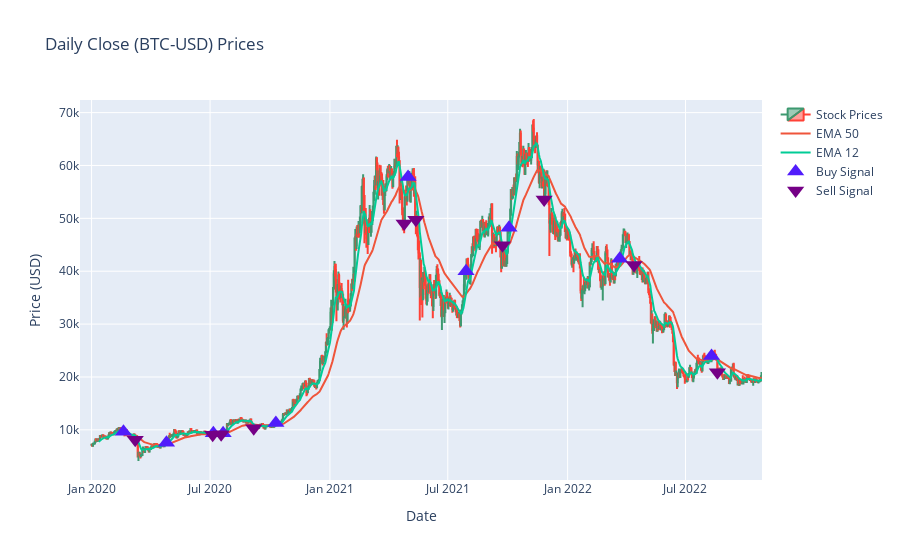

The code cell stored with this chart in its notebook:
### Code cell
transition = signal[signal['Close'].diff() != 0]
buy_signal = transition[transition['Close'] == 1]
sell_signal = transition[transition['Close'] == -1]

buy_index = buy_signal.index
buy_position = stock_data[stock_data.index.isin(buy_index)]
sell_index = sell_signal.index
sell_position = stock_data[stock_data.index.isin(sell_index)]

fig = go.Figure()
fig.add_trace(
        go.Candlestick(x=stock_data.index,
                        open=stock_data['Open'],
                        high=stock_data['High'],
                        low=stock_data['Low'],
                        close=stock_data['Close'],
                        name="Stock Prices"
                      )              
)

fig.add_trace(
        go.Scatter(
            x=stock_data.index,
            y=EMA_long['Close'],
            name="EMA 50"
        )
)

fig.add_trace(
        go.Scatter(
            x=stock_data.index,
            y=EMA_short['Close'],
            name = "EMA 12"
        )
)

fig.add_trace(
        go.Scatter(
            x=buy_position.index,
            y=buy_position['Close'], 
            name="Buy Signal",
            marker=dict(color="#511CFB", size=15),
            mode="markers",
            marker_symbol="triangle-up"
        )
)

fig.add_trace(
        go.Scatter(
            x=sell_position.index,
            y=sell_position['Close'], 
            name="Sell Signal",
            marker=dict(color="#750086", size=15),
            mode="markers",
            marker_symbol="triangle-down"
        )
)

fig.update_layout(
    xaxis_rangeslider_visible=False,
    title="Daily Close (" + ticker + ") Prices",
    xaxis_title="Date",
    yaxis_title="Price (USD)"
)
fig.show()

### Figure 1 — Plotly figure (JSON) as saved in the notebook; plotly's stock layout.template omitted (floating-point values rounded to 4 significant figures; data arrays with more than 128 entries replaced by an {"elided": "..."} marker saying what was removed)
{"data": [{"close": {"elided": "1030 float values"}, "high": {"elided": "1030 float values"}, "low": {"elided": "1030 float values"}, "name": "Stock Prices", "open": {"elided": "1030 float values"}, "type": "candlestick", "x": {"elided": "1030 str values"}}, {"name": "EMA 50", "type": "scatter", "x": {"elided": "1030 str values"}, "y": {"elided": "1030 float values"}}, {"name": "EMA 12", "type": "scatter", "x": {"elided": "1030 str values"}, "y": {"elided": "1030 float values"}}, {"marker": {"color": "#511CFB", "size": 15, "symbol": "triangle-up"}, "mode": "markers", "name": "Buy Signal", "type": "scatter", "x": ["2020-02-19T00:00:00", "2020-04-25T00:00:00", "2020-07-06T00:00:00", "2020-07-21T00:00:00", "2020-10-10T00:00:00", "2021-05-01T00:00:00", "2021-07-29T00:00:00", "2021-10-03T00:00:00", "2022-03-22T00:00:00", "2022-08-10T00:00:00"], "y": [9633.0, 7570.0, 9375.0, 9375.0, 11300.0, 57830.0, 40010.0, 48200.0, 42360.0, 23950.0]}, {"marker": {"color": "#750086", "size": 15, "symbol": "triangle-down"}, "mode": "markers", "name": "Sell Signal", "type": "scatter", "x": ["2020-03-08T00:00:00", "2020-07-05T00:00:00", "2020-07-18T00:00:00", "2020-09-06T00:00:00", "2021-04-25T00:00:00", "2021-05-13T00:00:00", "2021-09-23T00:00:00", "2021-11-26T00:00:00", "2022-04-13T00:00:00", "2022-08-19T00:00:00"], "y": [8108.0, 9074.0, 9159.0, 10280.0, 49000.0, 49720.0, 44900.0, 53570.0, 41170.0, 20880.0]}], "layout": {"title": {"text": "Daily Close (BTC-USD) Prices"}, "xaxis": {"rangeslider": {"visible": false}, "title": {"text": "Date"}}, "yaxis": {"title": {"text": "Price (USD)"}}}}
